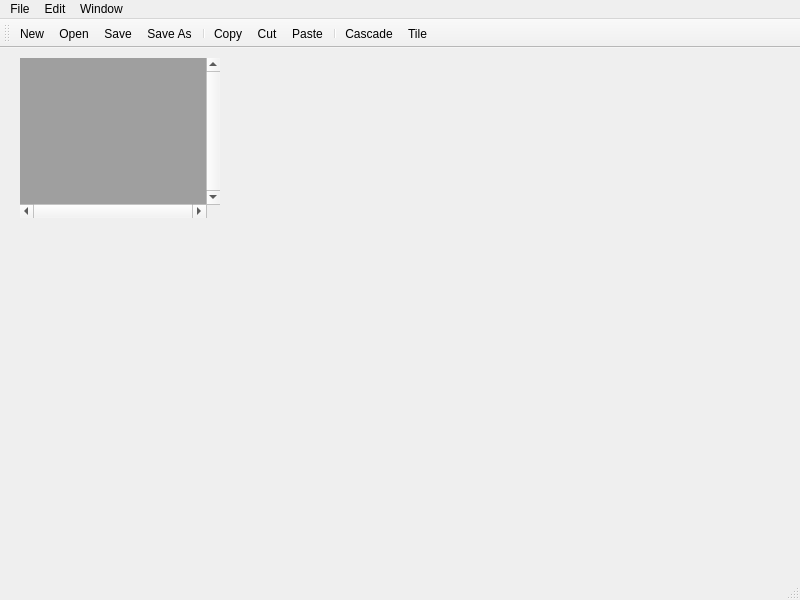
<?xml version="1.0" encoding="UTF-8"?>
<ui version="4.0">
 <class>MainWindow</class>
 <widget class="QMainWindow" name="MainWindow">
  <property name="geometry">
   <rect>
    <x>0</x>
    <y>0</y>
    <width>800</width>
    <height>600</height>
   </rect>
  </property>
  <property name="windowTitle">
   <string>MainWindow</string>
  </property>
  <widget class="QWidget" name="centralwidget">
   <widget class="QMdiArea" name="mdiArea">
    <property name="geometry">
     <rect>
      <x>20</x>
      <y>10</y>
      <width>200</width>
      <height>160</height>
     </rect>
    </property>
    <property name="verticalScrollBarPolicy">
     <enum>Qt::ScrollBarAlwaysOn</enum>
    </property>
    <property name="horizontalScrollBarPolicy">
     <enum>Qt::ScrollBarAlwaysOn</enum>
    </property>
   </widget>
  </widget>
  <widget class="QMenuBar" name="menubar">
   <property name="geometry">
    <rect>
     <x>0</x>
     <y>0</y>
     <width>800</width>
     <height>21</height>
    </rect>
   </property>
   <widget class="QMenu" name="menuFile">
    <property name="title">
     <string>File</string>
    </property>
    <addaction name="actionNew"/>
    <addaction name="actionOpen"/>
    <addaction name="actionSave"/>
    <addaction name="actionSave_As"/>
    <addaction name="separator"/>
    <addaction name="actionExit"/>
   </widget>
   <widget class="QMenu" name="menuEdit">
    <property name="title">
     <string>Edit</string>
    </property>
    <addaction name="actionCopy"/>
    <addaction name="actionCut"/>
    <addaction name="actionPaste"/>
    <addaction name="separator"/>
    <addaction name="actionSelect_all"/>
   </widget>
   <widget class="QMenu" name="menuWindow">
    <property name="title">
     <string>Window</string>
    </property>
    <addaction name="actionNext"/>
    <addaction name="actionPrevious"/>
    <addaction name="separator"/>
    <addaction name="actionCascade"/>
    <addaction name="actionTile"/>
    <addaction name="separator"/>
    <addaction name="actionClose"/>
    <addaction name="actionClose_All"/>
   </widget>
   <addaction name="menuFile"/>
   <addaction name="menuEdit"/>
   <addaction name="menuWindow"/>
  </widget>
  <widget class="QStatusBar" name="statusbar"/>
  <widget class="QToolBar" name="toolBar">
   <property name="windowTitle">
    <string>toolBar</string>
   </property>
   <attribute name="toolBarArea">
    <enum>TopToolBarArea</enum>
   </attribute>
   <attribute name="toolBarBreak">
    <bool>false</bool>
   </attribute>
   <addaction name="actionNew"/>
   <addaction name="actionOpen"/>
   <addaction name="actionSave"/>
   <addaction name="actionSave_As"/>
   <addaction name="separator"/>
   <addaction name="actionCopy"/>
   <addaction name="actionCut"/>
   <addaction name="actionPaste"/>
   <addaction name="separator"/>
   <addaction name="actionCascade"/>
   <addaction name="actionTile"/>
  </widget>
  <action name="actionNew">
   <property name="icon">
    <iconset resource="resources.qrc">
     <normaloff>:/files/images/new.png</normaloff>:/files/images/new.png</iconset>
   </property>
   <property name="text">
    <string>New</string>
   </property>
  </action>
  <action name="actionOpen">
   <property name="icon">
    <iconset resource="resources.qrc">
     <normaloff>:/files/images/open.png</normaloff>:/files/images/open.png</iconset>
   </property>
   <property name="text">
    <string>Open</string>
   </property>
  </action>
  <action name="actionSave">
   <property name="icon">
    <iconset resource="resources.qrc">
     <normaloff>:/files/images/save.png</normaloff>:/files/images/save.png</iconset>
   </property>
   <property name="text">
    <string>Save</string>
   </property>
  </action>
  <action name="actionSave_As">
   <property name="icon">
    <iconset resource="resources.qrc">
     <normaloff>:/files/images/saveas.png</normaloff>:/files/images/saveas.png</iconset>
   </property>
   <property name="text">
    <string>Save As</string>
   </property>
  </action>
  <action name="actionExit">
   <property name="text">
    <string>Exit</string>
   </property>
  </action>
  <action name="actionCopy">
   <property name="icon">
    <iconset resource="resources.qrc">
     <normaloff>:/files/images/copy.png</normaloff>:/files/images/copy.png</iconset>
   </property>
   <property name="text">
    <string>Copy</string>
   </property>
  </action>
  <action name="actionCut">
   <property name="icon">
    <iconset resource="resources.qrc">
     <normaloff>:/files/images/cut.png</normaloff>:/files/images/cut.png</iconset>
   </property>
   <property name="text">
    <string>Cut</string>
   </property>
  </action>
  <action name="actionSelect_all">
   <property name="text">
    <string>Select all</string>
   </property>
  </action>
  <action name="actionPaste">
   <property name="icon">
    <iconset resource="resources.qrc">
     <normaloff>:/files/images/paste.png</normaloff>:/files/images/paste.png</iconset>
   </property>
   <property name="text">
    <string>Paste</string>
   </property>
  </action>
  <action name="actionNext">
   <property name="text">
    <string>Next</string>
   </property>
  </action>
  <action name="actionPrevious">
   <property name="text">
    <string>Previous</string>
   </property>
  </action>
  <action name="actionCascade">
   <property name="icon">
    <iconset resource="resources.qrc">
     <normaloff>:/files/images/tile_cascade.png</normaloff>:/files/images/tile_cascade.png</iconset>
   </property>
   <property name="text">
    <string>Cascade</string>
   </property>
  </action>
  <action name="actionTile">
   <property name="icon">
    <iconset resource="resources.qrc">
     <normaloff>:/files/images/tile_vertical.png</normaloff>:/files/images/tile_vertical.png</iconset>
   </property>
   <property name="text">
    <string>Tile</string>
   </property>
  </action>
  <action name="actionClose">
   <property name="text">
    <string>Close</string>
   </property>
  </action>
  <action name="actionClose_All">
   <property name="text">
    <string>Close All</string>
   </property>
  </action>
 </widget>
 <resources>
  <include location="resources.qrc"/>
 </resources>
 <connections/>
</ui>
